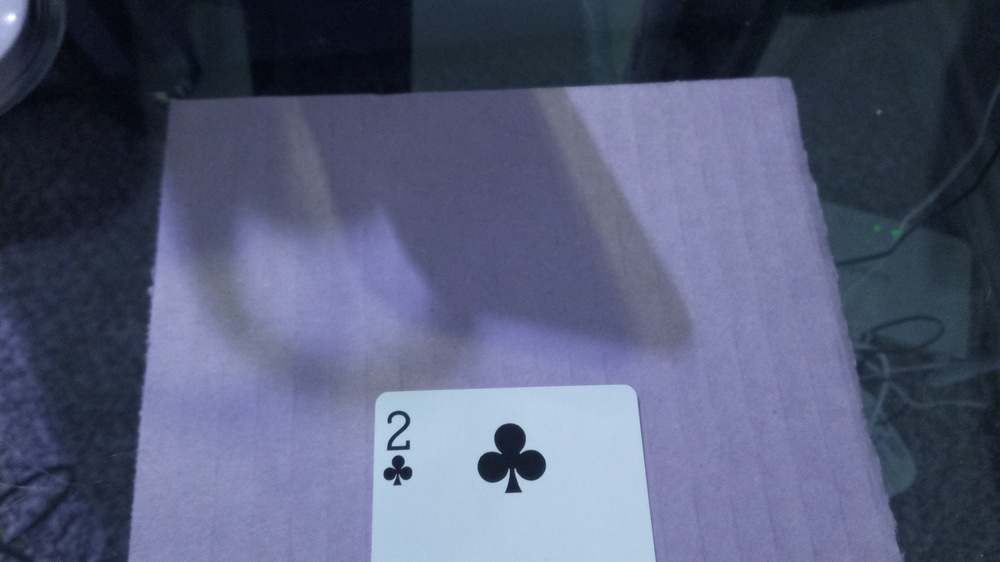
#> input picture src/card_reader/test.jpg, 1000 x 562 px, shrunk from 1920 x 1080 before the run, given in place of the camera
$ python tmptst.py   (older library calls are emulated)
#> lines starting #> are read from the running program, lines starting #| are printed output that depends on the picture; after the words box and inside, x2 and y2 are one past the last pixel; in counts of white or black regions, pixels touching at a corner belong together
#> further down, im is the input picture: shape (562, 1000, 3); mean B, G, R 119.8, 92.1, 85.1
import cv2 as cv
import numpy as np
# from picamera import PiCamera
class Test:
    def __init__(self, comp):
        self.comp = comp

    def sort_by_dist(self,cont):
        # centers = []
        # for cont in contours:
        comp = self.comp
        M = cv.moments(cont)
        # print(M['m10'])
        # print(M['m00'])
        # print(M['m01'])
        x = M['m10']/M['m00']
        y = M['m01']/M['m00']
        center_this = [x,y]

        M_comp = cv.moments(comp)
        # print(M_comp['m10'])
        # print(M_comp['m00'])
        # print(M_comp['m01'])
        x_comp = M_comp['m10']/M_comp['m00']
        y_comp = M_comp['m01']/M_comp['m00']
        center_comp = [x_comp,y_comp]

        dx = center_this[0] - center_comp[0]
        dy = center_this[1] - center_comp[1]
        D = np.sqrt(dx*dx+dy*dy)
        return D

    # [9 lines of commented-out code are left out]

def prep(im, mode=True, window='working'):
      # Convert to gray and blur it
#> called with mode = True, window = 'rank'
    gray = cv.cvtColor(im, cv.COLOR_BGR2GRAY)
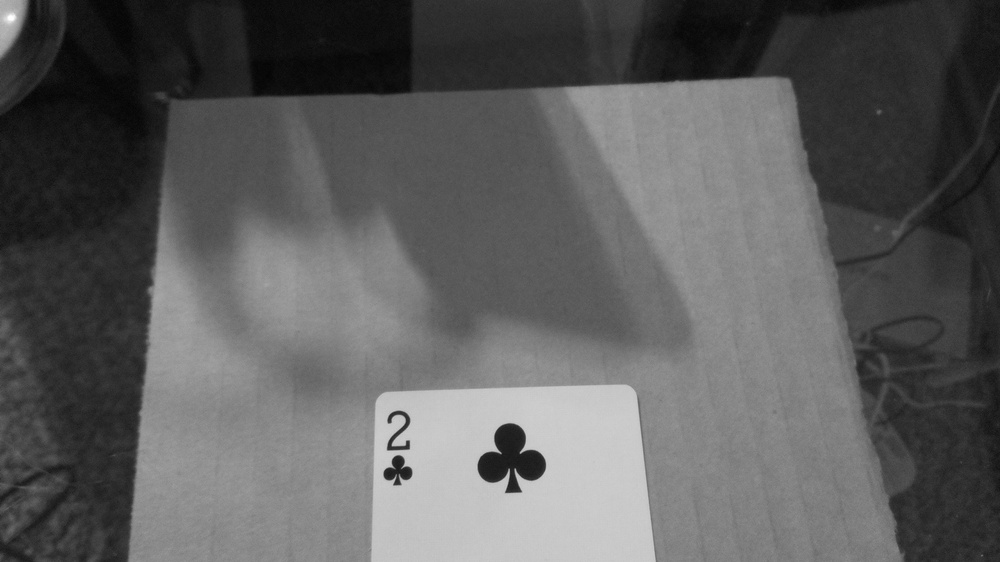
#> gray: shape (562, 1000); min 3, max 254, mean 93.2
    blur = cv.GaussianBlur(gray,(0,0),2)
    # Adaptive thresholding
    thresh = cv.adaptiveThreshold(blur,255,1,1,11,1)
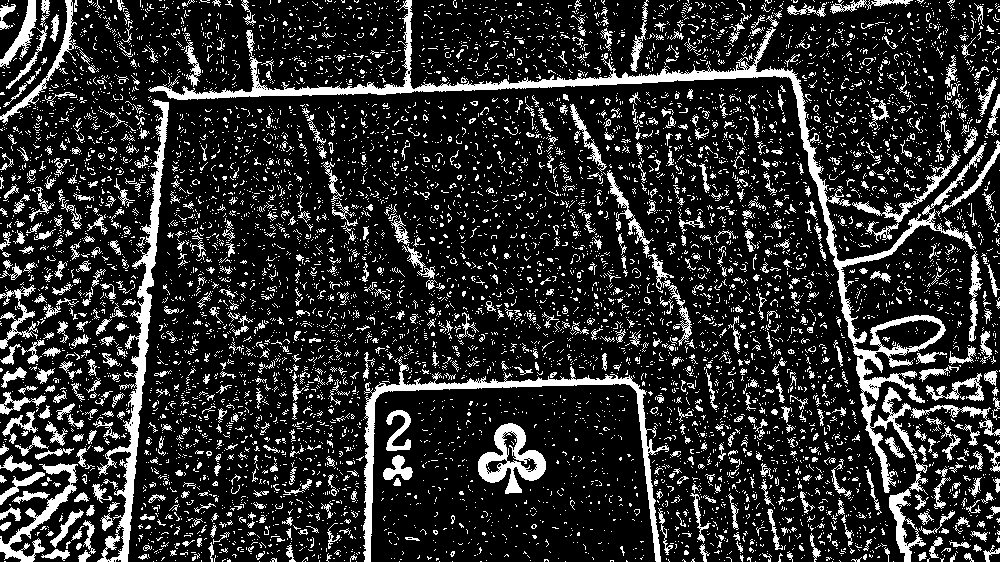
#> thresh: shape (562, 1000); 18% white; 8173 white regions (7368 under 20 px), largest, box (x1, y1, x2, y2) and area: (148, 0, 987, 493) 13246, (97, 99, 169, 562) 4793, (363, 356, 669, 562) 4517
    # cv.imshow(window,thresh)
    # cv.waitKey(0)

    kernel = np.ones((5,5),np.uint8)
    # test_kernel = np.ones((1,1),np.uint8)
    ero = cv.erode(thresh,kernel,iterations=1)
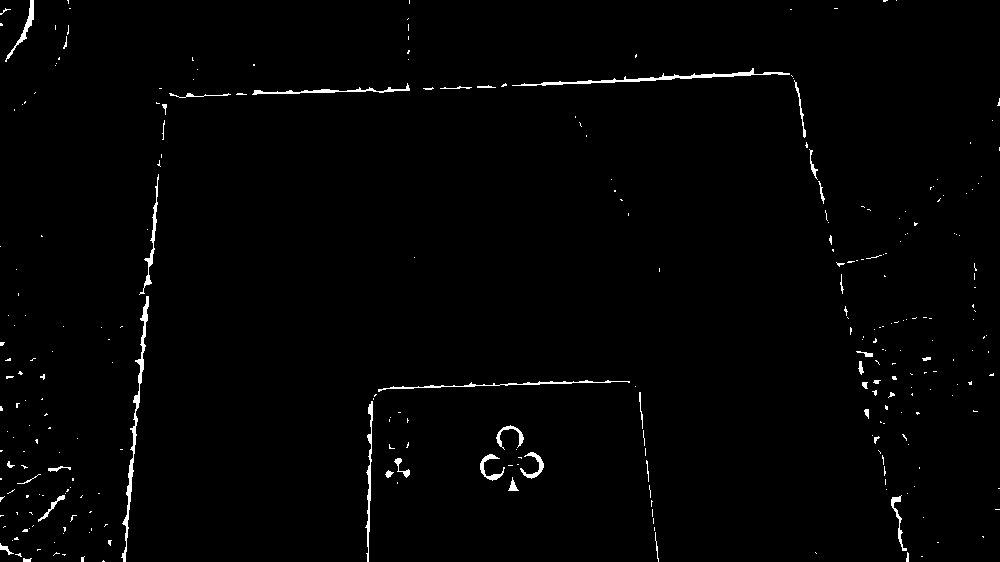
#> ero: shape (562, 1000); 1.2% white; 287 white regions (244 under 20 px), largest, box (x1, y1, x2, y2) and area: (121, 296, 149, 562) 897, (512, 68, 790, 86) 805, (378, 380, 630, 392) 443
    cv.imshow(window,ero)
    cv.waitKey(0)
    if mode:
        dil = cv.dilate(ero,kernel,iterations=1)
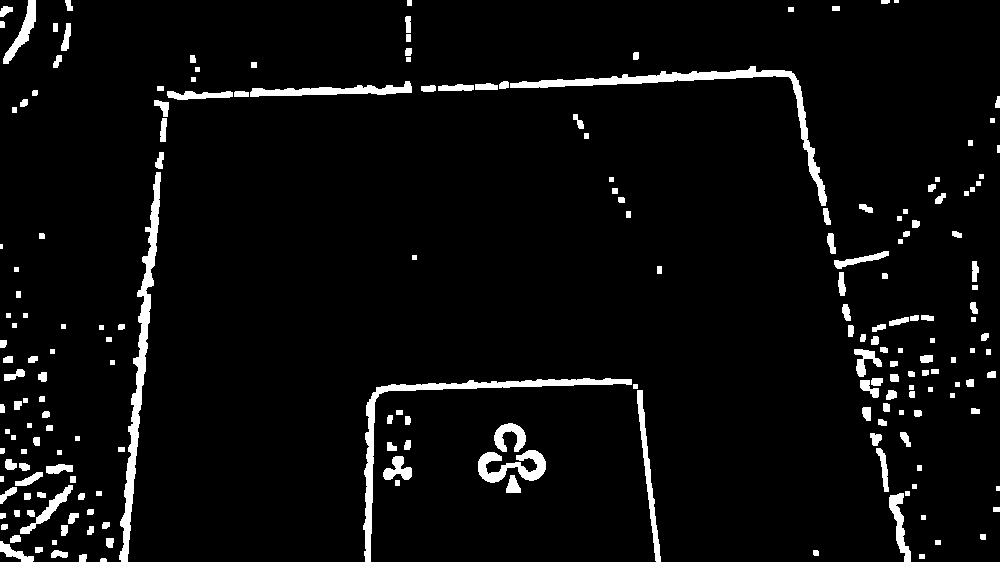
#> dil: shape (562, 1000); 4.7% white; 199 white regions (2 under 20 px), largest, box (x1, y1, x2, y2) and area: (119, 172, 161, 562) 3238, (510, 66, 827, 206) 3028, (363, 378, 632, 562) 2816
    else:
        dil = cv.dilate(ero,kernel,iterations=3)
    # cv.imshow(window,dil)
    # cv.waitKey(0)

    edges = cv.Canny(dil,0,255)
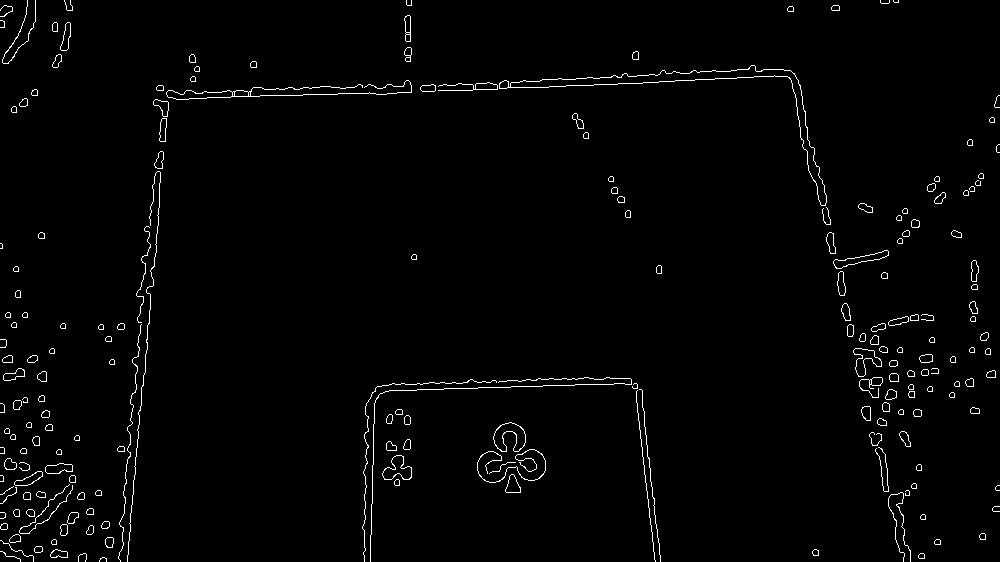
#> edges: shape (562, 1000); 1.7% white in thin lines or dots
    mask = edges != 0
#> mask: shape (562, 1000) bool; 1.7% white in thin lines or dots
    dst = im * (mask[:,:,None].astype(im.dtype))
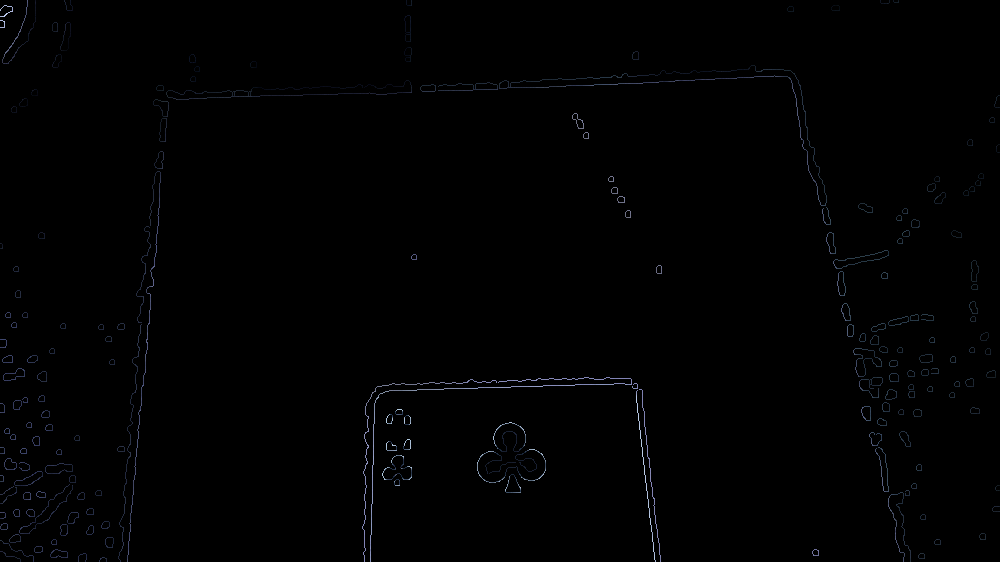
#> dst: shape (562, 1000, 3); mean B, G, R 1.5, 1.1, 1
    cv.imshow(window,dst)
    cv.waitKey(0)

    # ero2 = cv.erode(dst,test_kernel,iterations=1)
    # cv.imshow(window,ero2)
    # cv.waitKey(0)
    _, contours, _ = cv.findContours(edges,cv.RETR_EXTERNAL,cv.CHAIN_APPROX_SIMPLE)
#> contours = 199 contours, 44 with area under 20; largest, box (x1, y1, x2, y2) and area: (499, 65, 827, 206) 3068, (493, 422, 526, 452) 528, (166, 80, 412, 100) 502, (382, 455, 412, 480) 396, (853, 348, 882, 377) 358
    cont_sort = sorted(contours,key=cv.contourArea,reverse=True)[:5]
#> cont_sort = 5 contours; box (x1, y1, x2, y2) and area: (499, 65, 827, 206) 3068, (493, 422, 526, 452) 528, (166, 80, 412, 100) 502, (382, 455, 412, 480) 396, (853, 348, 882, 377) 358
    for cont in cont_sort:
        print(cv.contourArea(cont))
#> this loop made 5 passes
#| 3068.0
#| 527.5
#| 502.0
#| 395.5
#| 358.5
    tmp = Test(cont_sort[-1])
#> in __init__, `self.comp = comp`: self.comp = contour of 51 points, box (x1, y1, x2, y2) (853, 348, 882, 377), area 358
    # print(COMP)
    cont_dist_sort = sorted(cont_sort,key=tmp.sort_by_dist)
#> in sort_by_dist, `comp = self.comp`: comp has the same summary as self.comp in __init__
#> in sort_by_dist, `M = cv.moments(cont)`: M = moments, m00 3068, centre m10/m00, m01/m00 = (698.3, 97.25)
#> in sort_by_dist, `x = M['m10']/M['m00']`: x = 698.3
#> in sort_by_dist, `y = M['m01']/M['m00']`: y = 97.25
#> in sort_by_dist, `center_this = [x,y]`: center_this = [698.3, 97.25]
#> in sort_by_dist, `M_comp = cv.moments(comp)`: M_comp = moments, m00 358.5, centre m10/m00, m01/m00 = (864.9, 360.1)
#> in sort_by_dist, `x_comp = M_comp['m10']/M_comp['m00']`: x_comp = 864.9
#> in sort_by_dist, `y_comp = M_comp['m01']/M_comp['m00']`: y_comp = 360.1
#> in sort_by_dist, `center_comp = [x_comp,y_comp]`: center_comp = [864.9, 360.1]
#> in sort_by_dist, `dx = center_this[0] - center_comp[0]`: dx = -166.5
#> in sort_by_dist, `dy = center_this[1] - center_comp[1]`: dy = -262.8
#> in sort_by_dist, `D = np.sqrt(dx*dx+dy*dy)`: D = 311.1
#> cont_dist_sort has the same summary as cont_sort

    for i,cont in enumerate(cont_dist_sort):
        print('distance {}: '.format(i),tmp.sort_by_dist(cont))
        print('size {}: '.format(i),cont.size)
        print('shape {}: '.format(i),cont.shape)
#> this loop made 5 passes
#> (x in sort_by_dist, y in sort_by_dist, dx in sort_by_dist, dy in sort_by_dist, D in sort_by_dist) on passes 1 to 5: (864.9, 360.1, 0, 0, 0), (698.3, 97.25, -166.5, -262.8, 311.1), (509.3, 436.2, -355.5, 76.09, 363.6), (397.3, 469.1, -467.6, 109.1, 480.1), (207.6, 94.27, -657.3, -265.8, 709)
#> (printed output is left out)
    # for i,cont in enumerate(cont_sort):
    #     print('size {}: '.format(i),cont.size)

    draw_all = np.zeros_like(im)
    draw_one = np.zeros_like(im)
    draw_test = np.zeros_like(im)
    cv.drawContours(draw_all,cont_sort[:-2],-1,(128,128,0),3)
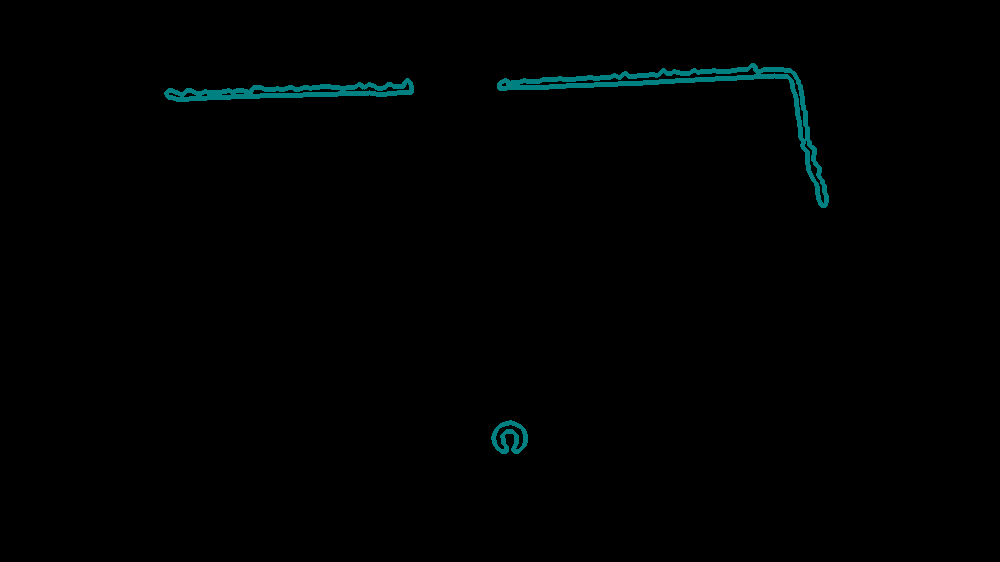
#> draw_all: shape (562, 1000, 3); mean of channels 0, 1, 2 1.7, 1.7, 0; drawn as B, G, R
    # cv.drawContours(draw_all,contours[1:],-1,(255,255,0),2)
    cv.drawContours(draw_one,cont_sort,-1,(255,255,0),2)
    cv.drawContours(draw_test,cont_dist_sort[-2:],-1,(255,255,0),2)
    cv.imshow(window,draw_all)
    cv.waitKey(0)
    cv.imshow(window,draw_one)
    cv.waitKey(0)

    cv.imshow(window,draw_test)
    cv.waitKey(0)


cam = cv.VideoCapture(0)
_, im = cam.read()
cv.imshow('test',im)
cv.waitKey(0)
prep(im,True,'rank')
# prep(im,False,'suit')
